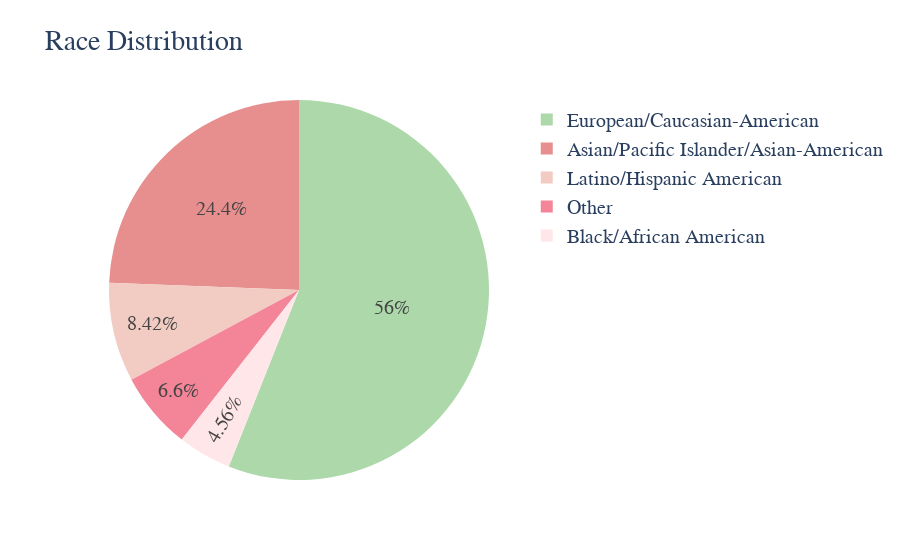

Notebook code cell kept with this figure:
### Code cell
# Creating interctive pie chart with percentages of races
color_discrete_map1 = {'European/Caucasian-American': 'rgb(172, 216, 170)','Black/African American': 'rgb(255, 230, 232)','Asian/Pacific Islander/Asian-American': 'rgb(231, 143, 142)','Latino/Hispanic American': 'rgb(242, 204, 195)','Other':'rgb(244, 132, 152)'}
fig3 = px.pie(df_races_counts, values='counts',names='races_2', title='Race Distribution',color='races_2', color_discrete_map=color_discrete_map1)
fig3.update_layout(paper_bgcolor = "rgba(0,0,0,0)",
                   plot_bgcolor = "rgba(0,0,0,0)",
                   font_family = "verdana",
                   font_size = 20
)
fig3.show()

### Figure 1 — Plotly figure (JSON) as saved in the notebook; plotly's stock layout.template omitted (floating-point values rounded to 4 significant figures)
{"data": [{"customdata": [["Asian/Pacific Islander/Asian-American"], ["Black/African American"], ["European/Caucasian-American"], ["Latino/Hispanic American"], ["Other"]], "domain": {"x": [0, 1], "y": [0, 1]}, "hoverlabel": {"namelength": 0}, "hovertemplate": "races_2=%{label}<br>counts=%{value}", "labels": ["Asian/Pacific Islander/Asian-American", "Black/African American", "European/Caucasian-American", "Latino/Hispanic American", "Other"], "legendgroup": "", "marker": {"colors": ["rgb(231, 143, 142)", "rgb(255, 230, 232)", "rgb(172, 216, 170)", "rgb(242, 204, 195)", "rgb(244, 132, 152)"]}, "name": "", "showlegend": true, "type": "pie", "values": [1649, 308, 3786, 569, 446]}], "layout": {"autosize": true, "font": {"family": "verdana", "size": 20}, "legend": {"tracegroupgap": 0}, "paper_bgcolor": "rgba(0, 0, 0, 0)", "plot_bgcolor": "rgba(0, 0, 0, 0)", "title": {"text": "Race Distribution"}}}
